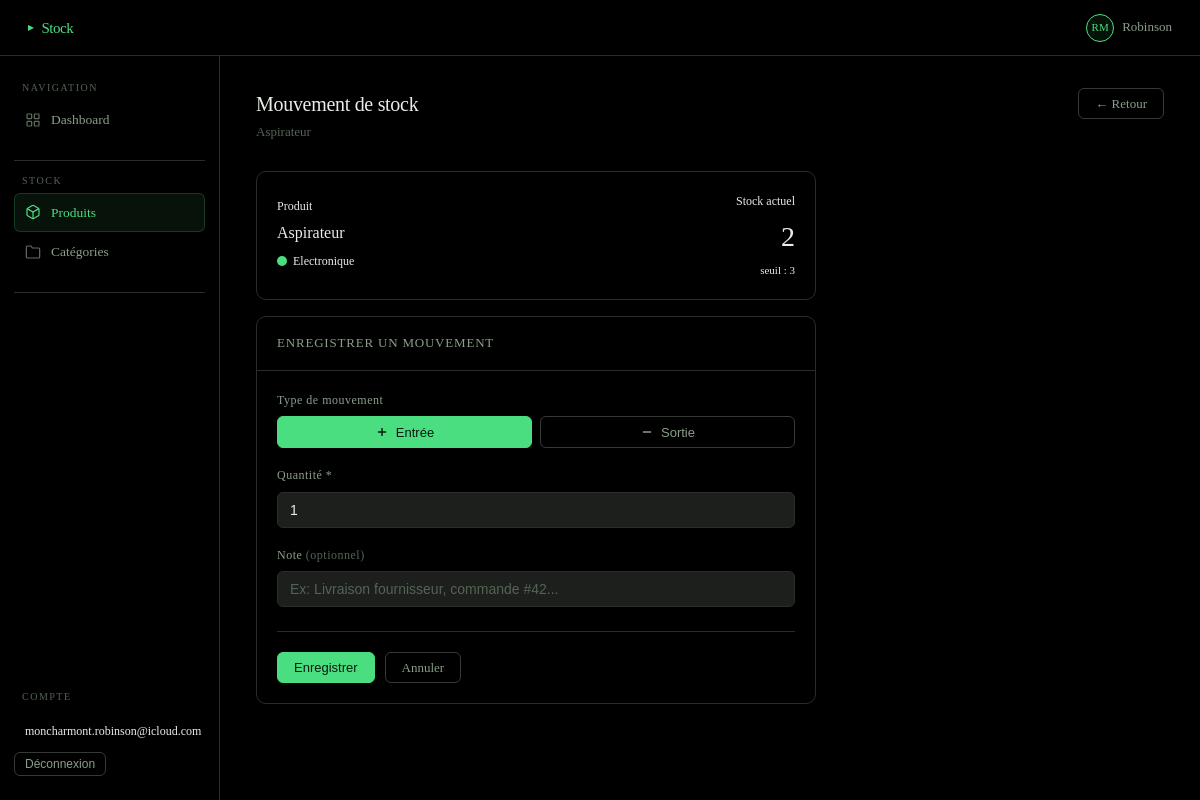
/produits/10/mouvement/ (signed in), run on the app's committed database.
### members/models.py (models this page shows, shortened)
class User(AbstractUser):
    username    = None
    email       = models.EmailField(unique=True)
    first_name  = models.CharField(max_length=100)
    last_name   = models.CharField(max_length=100)
    USERNAME_FIELD  = "email"
    REQUIRED_FIELDS = []
    objects         = UserManager()

class Product(models.Model):
    user      = models.ForeignKey(User, on_delete=models.CASCADE, related_name="products")
    category  = models.ForeignKey(Category, on_delete=models.SET_NULL, null=True, blank=True, related_name="products")
    name      = models.CharField(max_length=255)
    quantity  = models.PositiveIntegerField(default=0)
    min_alert = models.PositiveIntegerField(default=5)   # seuil d'alerte rupture
    price     = models.DecimalField(max_digits=10, decimal_places=2, default=0)
    created_at = models.DateTimeField(auto_now_add=True)
    @property
    def is_low_stock(self):
        return self.quantity <= self.min_alert
    class Meta:
        ordering = ["name"]

class Category(models.Model):
    user  = models.ForeignKey(User, on_delete=models.CASCADE, related_name="categories")
    name  = models.CharField(max_length=100)
    color = models.CharField(max_length=7, default="#6366f1")  # couleur hex pour le dashboard
    class Meta:
        ordering            = ["name"]
        verbose_name_plural = "categories"

### members/views.py (the view, shortened to what this page needs)
# urls.py: path("produits/<int:pk>/mouvement/",   views.movement_create,  name="movement_create"),
@login_required(login_url="login")
def movement_create(request, pk):
    product = Product.objects.filter(pk=pk, user=request.user).first()
    if not product:
        messages.error(request, "Produit introuvable.")
        return redirect("product_list")
    return render(request, "products/movement.html", {"product": product})

### templates/products/movement.html (shortened to what this page needs)
{% extends "base.html" %}
{% block content %}
<div class="page-header">
  <div>
    <div class="page-title">Mouvement de stock</div>
    <div class="page-subtitle">{{ product.name }}</div>
  </div>
  <a href="{% url 'product_list' %}" class="btn btn-outline">← Retour</a>
</div>
<div class="card mb-4" style="max-width:560px;">
  <div class="card-body" style="display:flex; align-items:center; gap:20px;">
    <div style="flex:1;">
      <div style="font-size:12px; font-family:var(--font-mono); color:var(--text3); margin-bottom:4px;">Produit</div>
      <div style="font-size:16px; font-weight:500;">{{ product.name }}</div>
      {% if product.category %}
        <div style="display:inline-flex; align-items:center; gap:6px; margin-top:6px; font-size:12px; color:var(--text2);">
          <span class="color-dot" style="background:{{ product.category.color }}"></span>
          {{ product.category.name }}
        </div>
      {% endif %}
    </div>
    <div style="text-align:right;">
      <div style="font-size:12px; font-family:var(--font-mono); color:var(--text3); margin-bottom:4px;">Stock actuel</div>
      <div style="font-family:var(--font-mono); font-size:28px; font-weight:500; {% if product.is_low_stock %}color:var(--danger){% else %}color:var(--accent){% endif %};">
        {{ product.quantity }}
      </div>
      <div style="font-size:11px; color:var(--text3); margin-top:2px;">seuil : {{ product.min_alert }}</div>
    </div>
  </div>
</div>
<div class="card" style="max-width:560px;">
  <div class="card-header">
    <span class="card-title">Enregistrer un mouvement</span>
  </div>
  <div class="card-body">
    <form method="post" action="{% url 'movement_create' product.pk %}">
      <div class="form-group">
        <label class="form-label">Type de mouvement</label>
        <div style="display:flex; gap:8px;">
          <button type="button" class="btn btn-primary" data-mov-type="entry" onclick="setMovementType('entry')" style="flex:1; justify-content:center;">
            <svg width="14" height="14" viewBox="0 0 24 24" fill="none" stroke="currentColor" stroke-width="2.5">
              <line x1="12" y1="5" x2="12" y2="19"/><line x1="5" y1="12" x2="19" y2="12"/>
            </svg>
            Entrée
          </button>
          <button type="button" class="btn btn-outline" data-mov-type="exit" onclick="setMovementType('exit')" style="flex:1; justify-content:center;">
            <svg width="14" height="14" viewBox="0 0 24 24" fill="none" stroke="currentColor" stroke-width="2.5">
              <line x1="5" y1="12" x2="19" y2="12"/>
            </svg>
            Sortie
          </button>
        </div>
      </div>
      <div class="form-group">
        <label class="form-label" for="quantity">Quantité *</label>
        <input
          type="number"
          id="quantity"
          name="quantity"
          class="form-input"
          min="1"
          value="1"
          required
        />
      </div>
      <div class="form-group">
        <label class="form-label" for="note">Note <span class="text-muted">(optionnel)</span></label>
        <input
          type="text"
          id="note"
          name="note"
          class="form-input"
          placeholder="Ex: Livraison fournisseur, commande #42..."
          maxlength="255"
        />
      </div>
      <div class="form-actions">
        <button type="submit" class="btn btn-primary">Enregistrer</button>
        <a href="{% url 'product_list' %}" class="btn btn-outline">Annuler</a>
      </div>
    </form>
  </div>
</div>
{% endblock %}

### templates/base.html (shortened to what this page needs)
{% load static %}
<!DOCTYPE html>
<html lang="fr">
<head>
  <link rel="stylesheet" href="{% static 'css/main.css' %}" />
</head>
<body>
<div class="app-shell">
  <header class="topbar">
    <div class="topbar-brand">Stock</div>
    <div class="topbar-right">
      {% if user.is_authenticated %}
        <div class="topbar-user">
          <div class="topbar-avatar">{{ user.first_name|first|upper }}{{ user.last_name|first|upper }}</div>
          <span>{{ user.first_name }}</span>
        </div>
      {% endif %}
    </div>
  </header>
  <aside class="sidebar">
    <div class="sidebar-section">
      <div class="sidebar-label">Navigation</div>
      <a href="{% url 'accueil' %}" class="sidebar-link">
        <svg class="icon" viewBox="0 0 24 24" fill="none" stroke="currentColor" stroke-width="1.8">
          <rect x="3" y="3" width="7" height="7" rx="1"/><rect x="14" y="3" width="7" height="7" rx="1"/>
          <rect x="3" y="14" width="7" height="7" rx="1"/><rect x="14" y="14" width="7" height="7" rx="1"/>
        </svg>
        Dashboard
      </a>
    </div>
    <div class="sidebar-divider"></div>
    <div class="sidebar-section">
      <div class="sidebar-label">Stock</div>
      <a href="{% url 'product_list' %}" class="sidebar-link">
        <svg class="icon" viewBox="0 0 24 24" fill="none" stroke="currentColor" stroke-width="1.8">
          <path d="M21 16V8a2 2 0 00-1-1.73l-7-4a2 2 0 00-2 0l-7 4A2 2 0 003 8v8a2 2 0 001 1.73l7 4a2 2 0 002 0l7-4A2 2 0 0021 16z"/>
          <polyline points="3.27 6.96 12 12.01 20.73 6.96"/><line x1="12" y1="22.08" x2="12" y2="12"/>
        </svg>
        Produits
      </a>
      <a href="{% url 'category_list' %}" class="sidebar-link">
        <svg class="icon" viewBox="0 0 24 24" fill="none" stroke="currentColor" stroke-width="1.8">
          <path d="M22 19a2 2 0 01-2 2H4a2 2 0 01-2-2V5a2 2 0 012-2h5l2 3h9a2 2 0 012 2z"/>
        </svg>
        Catégories
      </a>
    </div>
    <div class="sidebar-divider"></div>
    <div class="sidebar-bottom">
      <div class="sidebar-label" style="margin-bottom:8px">Compte</div>
      <div class="sidebar-link" style="cursor:default; color: var(--text3); font-size:12px; font-family: var(--font-mono);">
        {{ user.email }}
      </div>
      {% if user.is_authenticated %}
      <form method="post" action="{% url 'logout' %}" style="display:inline">
          <button type="submit" class="btn btn-outline btn-sm">Déconnexion</button>
        </form>
        {% endif %}
    </div>
  </aside>
  <main class="main">
    {% block content %}{% endblock %}
  </main>
</div>
</body>
</html>

### static/css/main.css (style rules this page uses)
*, *::before, *::after { box-sizing: border-box; margin: 0; padding: 0; }
html { font-size: 16px; -webkit-font-smoothing: antialiased; }
body { background: #000000; color: #e8ede8; min-height: 100vh; line-height: 1.6; }
a { color: inherit; text-decoration: none; }
.app-shell { display: grid; grid-template-columns: 220px 1fr; grid-template-rows: auto 1fr; min-height: 100vh; }
.topbar { grid-column: 1 / -1; display: flex; align-items: center; justify-content: space-between; padding: 0 28px; height: 56px; border-bottom: 1px solid #2a2e2a; background: #000000; position: sticky; top: 0; z-index: 100; }
.topbar-brand { font-size: 15px; font-weight: 500; color: #4ade80; letter-spacing: -0.5px; display: flex; align-items: center; gap: 8px; }
.topbar-brand::before { content: '▸'; font-size: 12px; }
.topbar-right { display: flex; align-items: center; gap: 20px; font-size: 13px; color: #8a9e8a; }
.topbar-user { display: flex; align-items: center; gap: 8px; }
.topbar-avatar { width: 28px; height: 28px; background: rgba(74, 222, 128, 0.08); border: 1px solid #4ade80; border-radius: 50%; display: flex; align-items: center; justify-content: center; font-size: 11px; color: #4ade80; }
.sidebar { background: #000000; border-right: 1px solid #2a2e2a; padding: 24px 0; display: flex; flex-direction: column; gap: 4px; }
.sidebar-section { padding: 0 14px; margin-bottom: 8px; }
.sidebar-label { font-size: 10px; color: #556355; letter-spacing: 1.5px; text-transform: uppercase; padding: 0 8px; margin-bottom: 4px; }
.sidebar-link { display: flex; align-items: center; gap: 10px; padding: 8px 10px; border-radius: 6px; font-size: 13.5px; color: #8a9e8a; transition: all 150ms ease; cursor: pointer; border: 1px solid transparent; }
.sidebar-link.active { background: rgba(74, 222, 128, 0.08); color: #4ade80; border-color: rgba(74, 222, 128, 0.2); }
.sidebar-link .icon { width: 16px; height: 16px; opacity: 0.7; flex-shrink: 0; }
.sidebar-link.active .icon { opacity: 1; }
.sidebar-divider { height: 1px; background: #2a2e2a; margin: 8px 14px; }
.sidebar-bottom { margin-top: auto; padding: 0 14px; }
.main { padding: 32px 36px; overflow-y: auto; }
.page-header { display: flex; align-items: flex-start; justify-content: space-between; margin-bottom: 28px; gap: 16px; }
.page-title { font-size: 20px; font-weight: 500; color: #e8ede8; letter-spacing: -0.3px; }
.page-subtitle { font-size: 13px; color: #556355; margin-top: 2px; }
.card { background: #000000; border: 1px solid #2a2e2a; border-radius: 10px; overflow: hidden; }
.card-header { padding: 16px 20px; border-bottom: 1px solid #2a2e2a; display: flex; align-items: center; justify-content: space-between; gap: 12px; }
.card-title { font-size: 13px; font-weight: 500; color: #8a9e8a; text-transform: uppercase; letter-spacing: 0.8px; }
.card-body { padding: 20px; }
.btn { display: inline-flex; align-items: center; gap: 7px; padding: 8px 16px; border-radius: 6px; font-size: 13px; font-weight: 500; cursor: pointer; border: 1px solid transparent; transition: all 150ms ease; white-space: nowrap; line-height: 1; }
.btn-primary { background: #4ade80; color: #0a1a0f; border-color: #4ade80; }
.btn-outline { background: transparent; color: #8a9e8a; border-color: #353a35; }
.btn-sm { padding: 5px 10px; font-size: 12px; }
.form-group { display: flex; flex-direction: column; gap: 6px; margin-bottom: 18px; }
.form-label { font-size: 12px; color: #8a9e8a; letter-spacing: 0.5px; }
.form-input, .form-select, .form-textarea { background: #1c1f1c; border: 1px solid #2a2e2a; border-radius: 6px; padding: 9px 12px; color: #e8ede8; font-size: 14px; width: 100%; transition: border-color 150ms ease, box-shadow 150ms ease; outline: none; }
.form-input::placeholder { color: #556355; }
.form-actions { display: flex; align-items: center; gap: 10px; margin-top: 24px; padding-top: 20px; border-top: 1px solid #2a2e2a; }
.color-dot { width: 10px; height: 10px; border-radius: 50%; display: inline-block; flex-shrink: 0; }
.text-muted { color: #556355; }
.mb-4 { margin-bottom: 16px; }

### data on the page
User: first_name|first "R", last_name|first "M", first_name "Robinson", email "moncharmont.robinson@icloud.com"
Product: name "Aspirateur", category.name "Electronique", quantity "2", min_alert "3"
